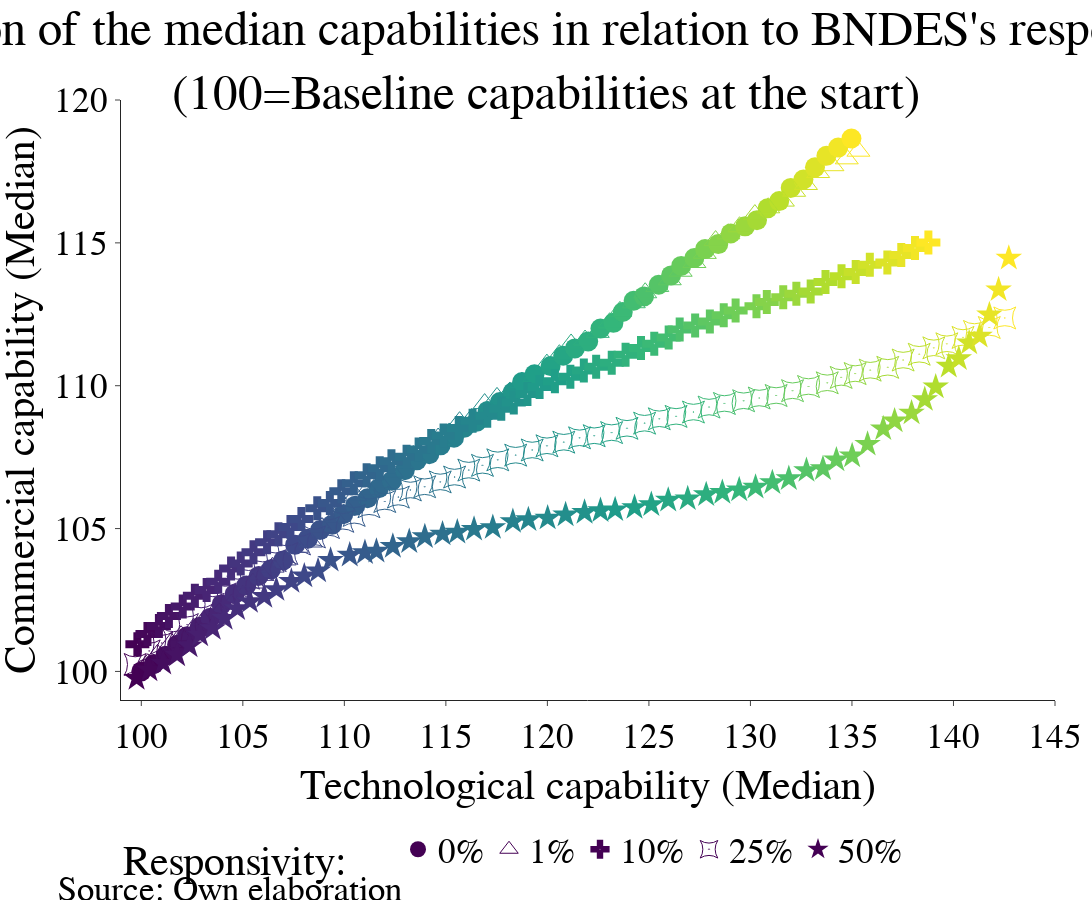

Source (notebook cell):
### Code cell
dataFrame0 = endDF.loc[endDF['rs_t'] == 0].groupby(['time_t'], as_index=False).median()
x_variable_to_show0 = "tc_t"
y_variable_to_show0 = 'cc_t'

dataFrame1 = endDF.loc[endDF['rs_t'] == 0.01].groupby(['time_t'], as_index=False).median()
x_variable_to_show1 = "tc_t"
y_variable_to_show1 = 'cc_t'

dataFrame2 = endDF.loc[endDF['rs_t'] == 0.1].groupby(['time_t'], as_index=False).median()
x_variable_to_show2 = "tc_t"
y_variable_to_show2 = 'cc_t'

dataFrame3 = endDF.loc[endDF['rs_t'] == 0.25].groupby(['time_t'], as_index=False).median()
x_variable_to_show3 = 'tc_t'
y_variable_to_show3 = 'cc_t'

dataFrame4 = endDF.loc[endDF['rs_t'] == 0.5].groupby(['time_t'], as_index=False).median()
x_variable_to_show4 = 'tc_t'
y_variable_to_show4 = 'cc_t'

fig = go.Figure(go.Scatter(mode='markers', 
                           x= 100*dataFrame0.divide(dataFrame0.iloc[0], axis='columns')[x_variable_to_show0],
                           y = 100*dataFrame0.divide(dataFrame0.iloc[0], axis='columns')[y_variable_to_show0],
                           marker=dict(colorscale = 'Viridis', symbol=0, size=20,
                                       color=dataFrame1.groupby(['time_t'], as_index=False).max()['time_t']),
                          name='0%'))
fig.add_trace(go.Scatter(mode='markers',
                         x= 100*dataFrame1.divide(dataFrame0.iloc[0], axis='columns')[x_variable_to_show1],
                           y = 100*dataFrame1.divide(dataFrame0.iloc[0], axis='columns')[y_variable_to_show1],
                         marker=dict(colorscale = 'Viridis', symbol=105, size=20, 
                                     color=dataFrame1.groupby(['time_t'], as_index=False).max()['time_t']),
                        name='1%'))
fig.add_trace(go.Scatter(mode='markers', 
                         x= 100*dataFrame2.divide(dataFrame0.iloc[0], axis='columns')[x_variable_to_show2],
                           y = 100*dataFrame2.divide(dataFrame0.iloc[0], axis='columns')[y_variable_to_show2],
                         marker=dict(colorscale = 'Viridis', symbol=203, size=20, 
                                     color=dataFrame1.groupby(['time_t'], as_index=False).max()['time_t']),
                        name='10%'))
fig.add_trace(go.Scatter(mode='markers', 
                         x= 100*dataFrame3.divide(dataFrame0.iloc[0], axis='columns')[x_variable_to_show3],
                           y = 100*dataFrame3.divide(dataFrame0.iloc[0], axis='columns')[y_variable_to_show3],
                         marker=dict(colorscale = 'Viridis', symbol=321, size=20,
                                     color=dataFrame1.groupby(['time_t'], as_index=False).max()['time_t']),
                        name="25%"))
fig.add_trace(go.Scatter(mode='markers',
                         x= 100*dataFrame4.divide(dataFrame0.iloc[0], axis='columns')[x_variable_to_show4],
                           y = 100*dataFrame4.divide(dataFrame0.iloc[0], axis='columns')[y_variable_to_show4],
                         marker=dict(colorscale = 'Viridis', symbol=17, size=20,
                                     color=dataFrame1.groupby(['time_t'], as_index=False).max()['time_t']),
                        name="50%"))


fig.update_yaxes(automargin=True)
fig.update_xaxes(automargin=True)
fig.update_layout(template="simple_white",
                 xaxis_title='Technological capability (Median)',
                 yaxis_title='Commercial capability (Median)')
fig.update_layout(margin=dict(t=100, l=60, r=10, b=200))

fig.update_layout(legend=dict(
    y=-0.2,
    orientation="h",
))

fig.update_yaxes(range=[99, 120])
fig.update_xaxes(range=[99, 145])

fig.update_layout(
    title={
        'text': 'Evolution of the median capabilities in relation to BNDES\'s responsivity <br>(100=Baseline capabilities at the start)',
        'y':0.95,
        'x':0.5,
        'xanchor': 'center',
        'yanchor': 'top'})

fig.update_layout(
    annotations=[
        dict(
            x=-0.07,
            y=-0.35,
            showarrow=False,
            text="Source: Own elaboration",
            xref="paper",
            yref="paper"
        )])


fig.update_layout(legend_title_text='Responsivity:    ',autosize=False,width=1600,height=900,font=dict(family='Calibri', size=35,
                                                                                                        color='Black'))
fig.write_image("tc_&_cc_(fo-show).png")
fig.show()

### Figure 1 — Plotly figure (JSON) as saved in the notebook; plotly's stock layout.template omitted (floating-point values rounded to 4 significant figures)
{"data": [{"marker": {"color": [0, 1, 2, 3, 4, 5, 6, 7, 8, 9, 10, 11, 12, 13, 14, 15, 16, 17, 18, 19, 20, 21, 22, 23, 24, 25, 26, 27, 28, 29, 30, 31, 32, 33, 34, 35, 36, 37, 38, 39, 40, 41, 42, 43, 44, 45, 46, 47, 48, 49, 50, 51, 52, 53, 54, 55, 56, 57, 58, 59], "colorscale": [[0, "#440154"], [0.1111, "#482878"], [0.2222, "#3e4989"], [0.3333, "#31688e"], [0.4444, "#26828e"], [0.5556, "#1f9e89"], [0.6667, "#35b779"], [0.7778, "#6ece58"], [0.8889, "#b5de2b"], [1, "#fde725"]], "size": 20, "symbol": 0}, "mode": "markers", "name": "0%", "type": "scatter", "x": [100, 100.6, 101.2, 101.8, 102.3, 102.9, 103.4, 104.0, 104.6, 105.2, 105.8, 106.4, 107.0, 107.6, 108.2, 108.8, 109.4, 109.9, 110.5, 111.1, 111.7, 112.3, 113.0, 113.6, 114.2, 114.7, 115.4, 115.9, 116.5, 117.1, 117.7, 118.3, 118.8, 119.4, 120.2, 120.8, 121.4, 122.0, 122.6, 123.3, 123.7, 124.2, 124.8, 125.5, 126.1, 126.6, 127.2, 127.8, 128.4, 129.0, 129.7, 130.3, 130.8, 131.4, 132.0, 132.6, 133.2, 133.7, 134.3, 135.0], "y": [100, 100.3, 100.6, 100.9, 101.2, 101.6, 101.9, 102.3, 102.7, 103.0, 103.3, 103.6, 103.9, 104.4, 104.6, 104.9, 105.1, 105.5, 105.8, 106.1, 106.4, 106.7, 107.0, 107.4, 107.6, 107.9, 108.2, 108.5, 108.7, 109.1, 109.4, 109.8, 110.1, 110.4, 110.7, 111.0, 111.3, 111.5, 112.0, 112.2, 112.6, 113.0, 113.1, 113.5, 113.9, 114.2, 114.5, 114.8, 115.0, 115.3, 115.6, 115.8, 116.2, 116.5, 116.9, 117.2, 117.6, 118.0, 118.3, 118.7]}, {"marker": {"color": [0, 1, 2, 3, 4, 5, 6, 7, 8, 9, 10, 11, 12, 13, 14, 15, 16, 17, 18, 19, 20, 21, 22, 23, 24, 25, 26, 27, 28, 29, 30, 31, 32, 33, 34, 35, 36, 37, 38, 39, 40, 41, 42, 43, 44, 45, 46, 47, 48, 49, 50, 51, 52, 53, 54, 55, 56, 57, 58, 59], "colorscale": [[0, "#440154"], [0.1111, "#482878"], [0.2222, "#3e4989"], [0.3333, "#31688e"], [0.4444, "#26828e"], [0.5556, "#1f9e89"], [0.6667, "#35b779"], [0.7778, "#6ece58"], [0.8889, "#b5de2b"], [1, "#fde725"]], "size": 20, "symbol": 105}, "mode": "markers", "name": "1%", "type": "scatter", "x": [100.3, 100.8, 101.5, 102.0, 102.6, 103.1, 103.8, 104.4, 105.0, 105.5, 106.0, 106.5, 107.1, 107.7, 108.4, 108.9, 109.5, 110.0, 110.5, 111.2, 111.7, 112.3, 112.8, 113.4, 114.0, 114.6, 115.2, 115.7, 116.3, 116.9, 117.5, 118.2, 118.7, 119.3, 120.0, 120.6, 121.2, 121.9, 122.5, 123.1, 123.6, 124.3, 124.8, 125.4, 126.0, 126.6, 127.2, 127.8, 128.3, 128.9, 129.5, 130.2, 130.9, 131.6, 132.2, 132.7, 133.3, 134.0, 134.7, 135.3], "y": [100.3, 100.6, 101.0, 101.2, 101.5, 101.8, 102.1, 102.4, 102.7, 103.1, 103.4, 103.7, 103.9, 104.3, 104.5, 105.0, 105.4, 105.8, 106.1, 106.4, 106.6, 107.0, 107.3, 107.6, 107.7, 108.2, 108.3, 108.7, 108.9, 109.4, 109.6, 109.8, 110.1, 110.3, 110.8, 111.1, 111.5, 111.6, 111.9, 112.2, 112.6, 112.9, 113.3, 113.5, 113.7, 114.0, 114.3, 114.6, 115.1, 115.3, 115.6, 116.0, 116.2, 116.5, 116.8, 117.0, 117.5, 117.7, 117.9, 118.2]}, {"marker": {"color": [0, 1, 2, 3, 4, 5, 6, 7, 8, 9, 10, 11, 12, 13, 14, 15, 16, 17, 18, 19, 20, 21, 22, 23, 24, 25, 26, 27, 28, 29, 30, 31, 32, 33, 34, 35, 36, 37, 38, 39, 40, 41, 42, 43, 44, 45, 46, 47, 48, 49, 50, 51, 52, 53, 54, 55, 56, 57, 58, 59], "colorscale": [[0, "#440154"], [0.1111, "#482878"], [0.2222, "#3e4989"], [0.3333, "#31688e"], [0.4444, "#26828e"], [0.5556, "#1f9e89"], [0.6667, "#35b779"], [0.7778, "#6ece58"], [0.8889, "#b5de2b"], [1, "#fde725"]], "size": 20, "symbol": 203}, "mode": "markers", "name": "10%", "type": "scatter", "x": [99.81, 100.3, 100.9, 101.4, 102.0, 102.6, 103.2, 103.8, 104.4, 104.9, 105.5, 106.2, 106.8, 107.3, 107.9, 108.7, 109.3, 109.8, 110.5, 111.1, 111.7, 112.3, 113.1, 113.7, 114.3, 114.9, 115.6, 116.3, 117.0, 117.7, 118.3, 119.0, 119.6, 120.4, 121.1, 121.8, 122.4, 123.2, 123.9, 124.6, 125.3, 126.0, 126.5, 127.3, 128.0, 128.7, 129.3, 130.3, 130.8, 131.6, 132.3, 133.0, 133.7, 134.5, 135.2, 135.9, 136.7, 137.4, 138.1, 138.8], "y": [100.9, 101.3, 101.6, 101.9, 102.3, 102.6, 102.8, 103.1, 103.6, 103.8, 104.2, 104.5, 104.8, 105.1, 105.3, 105.7, 105.9, 106.3, 106.6, 106.9, 107.1, 107.4, 107.5, 107.8, 108.1, 108.3, 108.5, 108.8, 108.9, 109.2, 109.4, 109.7, 110.0, 110.2, 110.3, 110.5, 110.7, 110.8, 111.1, 111.3, 111.5, 111.7, 112.0, 112.1, 112.2, 112.5, 112.6, 112.8, 112.9, 113.1, 113.2, 113.3, 113.6, 113.8, 114.0, 114.2, 114.3, 114.6, 114.8, 115.0]}, {"marker": {"color": [0, 1, 2, 3, 4, 5, 6, 7, 8, 9, 10, 11, 12, 13, 14, 15, 16, 17, 18, 19, 20, 21, 22, 23, 24, 25, 26, 27, 28, 29, 30, 31, 32, 33, 34, 35, 36, 37, 38, 39, 40, 41, 42, 43, 44, 45, 46, 47, 48, 49, 50, 51, 52, 53, 54, 55, 56, 57, 58, 59], "colorscale": [[0, "#440154"], [0.1111, "#482878"], [0.2222, "#3e4989"], [0.3333, "#31688e"], [0.4444, "#26828e"], [0.5556, "#1f9e89"], [0.6667, "#35b779"], [0.7778, "#6ece58"], [0.8889, "#b5de2b"], [1, "#fde725"]], "size": 20, "symbol": 321}, "mode": "markers", "name": "25%", "type": "scatter", "x": [99.7, 100.4, 101.0, 101.6, 102.3, 102.9, 103.5, 104.1, 104.8, 105.3, 106.0, 106.6, 107.2, 107.8, 108.5, 109.2, 109.9, 110.5, 111.2, 112.0, 112.7, 113.3, 114.0, 114.7, 115.4, 116.1, 116.8, 117.6, 118.4, 119.3, 120.0, 120.8, 121.6, 122.3, 123.2, 123.9, 124.8, 125.5, 126.3, 127.2, 128.0, 128.7, 129.7, 130.4, 131.3, 132.1, 132.9, 133.8, 134.5, 135.2, 135.9, 136.8, 137.5, 138.3, 139.0, 139.7, 140.5, 141.0, 141.8, 142.5], "y": [100.2, 100.7, 101.0, 101.1, 101.6, 102.0, 102.3, 102.7, 103.0, 103.3, 103.6, 103.9, 104.1, 104.5, 104.7, 105.0, 105.3, 105.5, 105.8, 105.9, 106.1, 106.4, 106.5, 106.6, 106.8, 107.0, 107.2, 107.4, 107.6, 107.8, 107.9, 108.0, 108.2, 108.3, 108.4, 108.5, 108.7, 108.8, 108.9, 109.1, 109.3, 109.4, 109.5, 109.6, 109.7, 109.8, 110.0, 110.1, 110.3, 110.4, 110.5, 110.6, 110.9, 111.1, 111.3, 111.5, 111.7, 111.9, 112.0, 112.4]}, {"marker": {"color": [0, 1, 2, 3, 4, 5, 6, 7, 8, 9, 10, 11, 12, 13, 14, 15, 16, 17, 18, 19, 20, 21, 22, 23, 24, 25, 26, 27, 28, 29, 30, 31, 32, 33, 34, 35, 36, 37, 38, 39, 40, 41, 42, 43, 44, 45, 46, 47, 48, 49, 50, 51, 52, 53, 54, 55, 56, 57, 58, 59], "colorscale": [[0, "#440154"], [0.1111, "#482878"], [0.2222, "#3e4989"], [0.3333, "#31688e"], [0.4444, "#26828e"], [0.5556, "#1f9e89"], [0.6667, "#35b779"], [0.7778, "#6ece58"], [0.8889, "#b5de2b"], [1, "#fde725"]], "size": 20, "symbol": 17}, "mode": "markers", "name": "50%", "type": "scatter", "x": [99.77, 100.4, 101.1, 101.8, 102.4, 102.9, 103.5, 104.1, 104.7, 105.3, 106.1, 106.7, 107.4, 108.0, 108.7, 109.3, 110.3, 111.0, 111.6, 112.4, 113.2, 114.0, 114.8, 115.6, 116.4, 117.3, 118.3, 119.1, 120.0, 120.9, 121.8, 122.6, 123.3, 124.3, 125.1, 126.0, 126.9, 127.8, 128.6, 129.4, 130.3, 131.1, 131.9, 132.8, 133.6, 134.2, 135.0, 135.8, 136.5, 137.1, 137.9, 138.6, 139.1, 139.8, 140.3, 140.8, 141.3, 141.8, 142.2, 142.7], "y": [99.76, 100.1, 100.3, 100.6, 100.9, 101.3, 101.5, 101.9, 102.2, 102.4, 102.6, 102.9, 103.2, 103.3, 103.5, 103.9, 104.1, 104.2, 104.2, 104.4, 104.5, 104.7, 104.8, 104.9, 105.0, 105.0, 105.2, 105.3, 105.4, 105.5, 105.6, 105.6, 105.7, 105.7, 105.8, 106.0, 106.0, 106.2, 106.3, 106.4, 106.4, 106.6, 106.8, 107.0, 107.1, 107.4, 107.5, 108.0, 108.5, 108.8, 109.0, 109.5, 110.0, 110.7, 110.9, 111.5, 111.7, 112.5, 113.4, 114.5]}], "layout": {"annotations": [{"showarrow": false, "text": "Source: Own elaboration", "x": -0.07, "xref": "paper", "y": -0.35, "yref": "paper"}], "autosize": false, "font": {"color": "Black", "family": "Calibri", "size": 35}, "height": 900, "legend": {"orientation": "h", "title": {"text": "Responsivity:    "}, "x": 0, "y": -0.2}, "margin": {"b": 200, "l": 60, "r": 10, "t": 100}, "title": {"text": "Evolution of the median capabilities in relation to BNDES's responsivity <br>(100=Baseline capabilities at the start)", "x": 0.5, "xanchor": "center", "y": 0.95, "yanchor": "top"}, "width": 1600, "xaxis": {"automargin": true, "range": [99, 145], "title": {"text": "Technological capability (Median)"}, "type": "linear"}, "yaxis": {"automargin": true, "range": [99, 120], "title": {"text": "Commercial capability (Median)"}, "type": "linear"}}}
